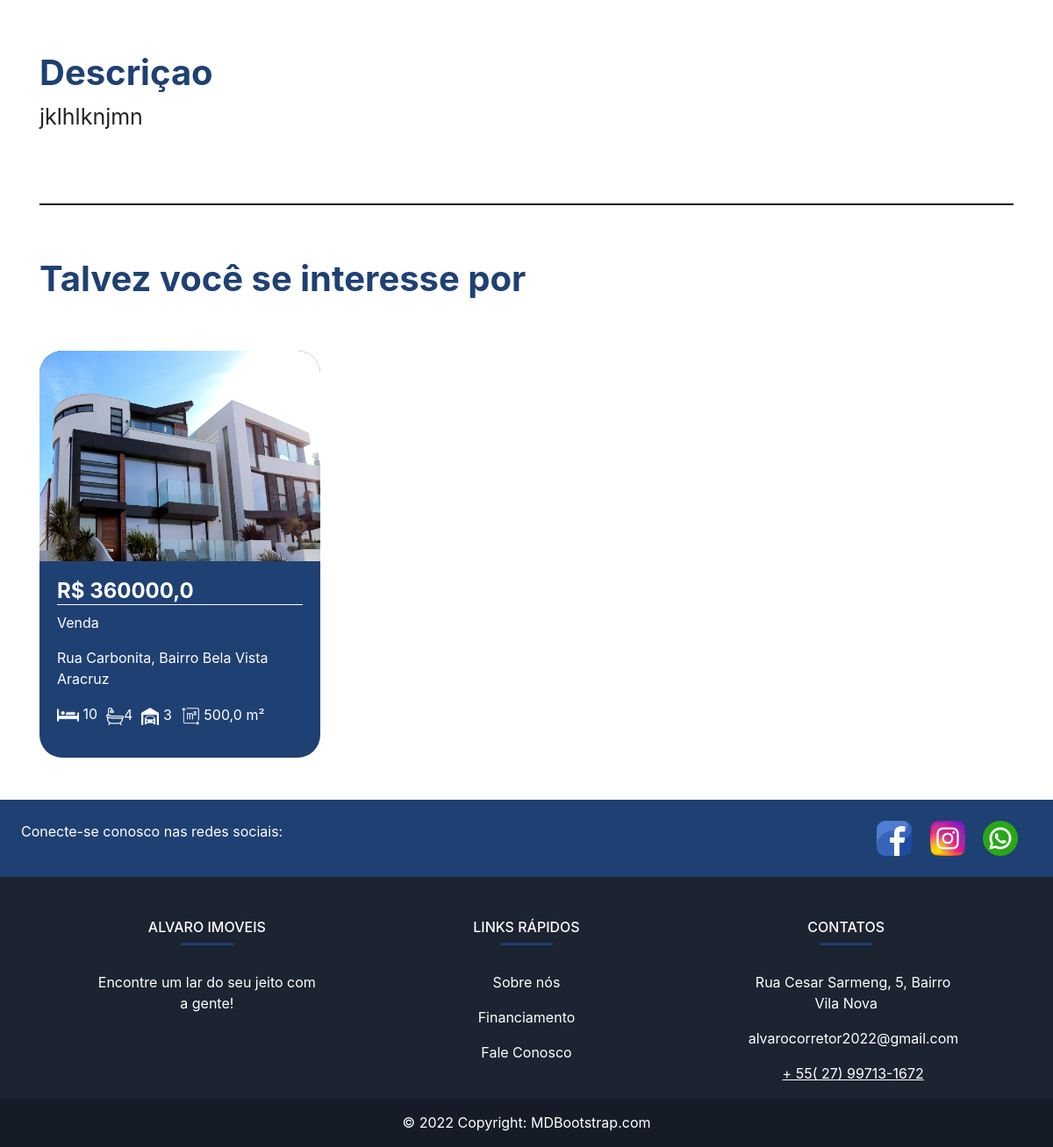
Page /imovel/6 (lower part) on the earlier database version.
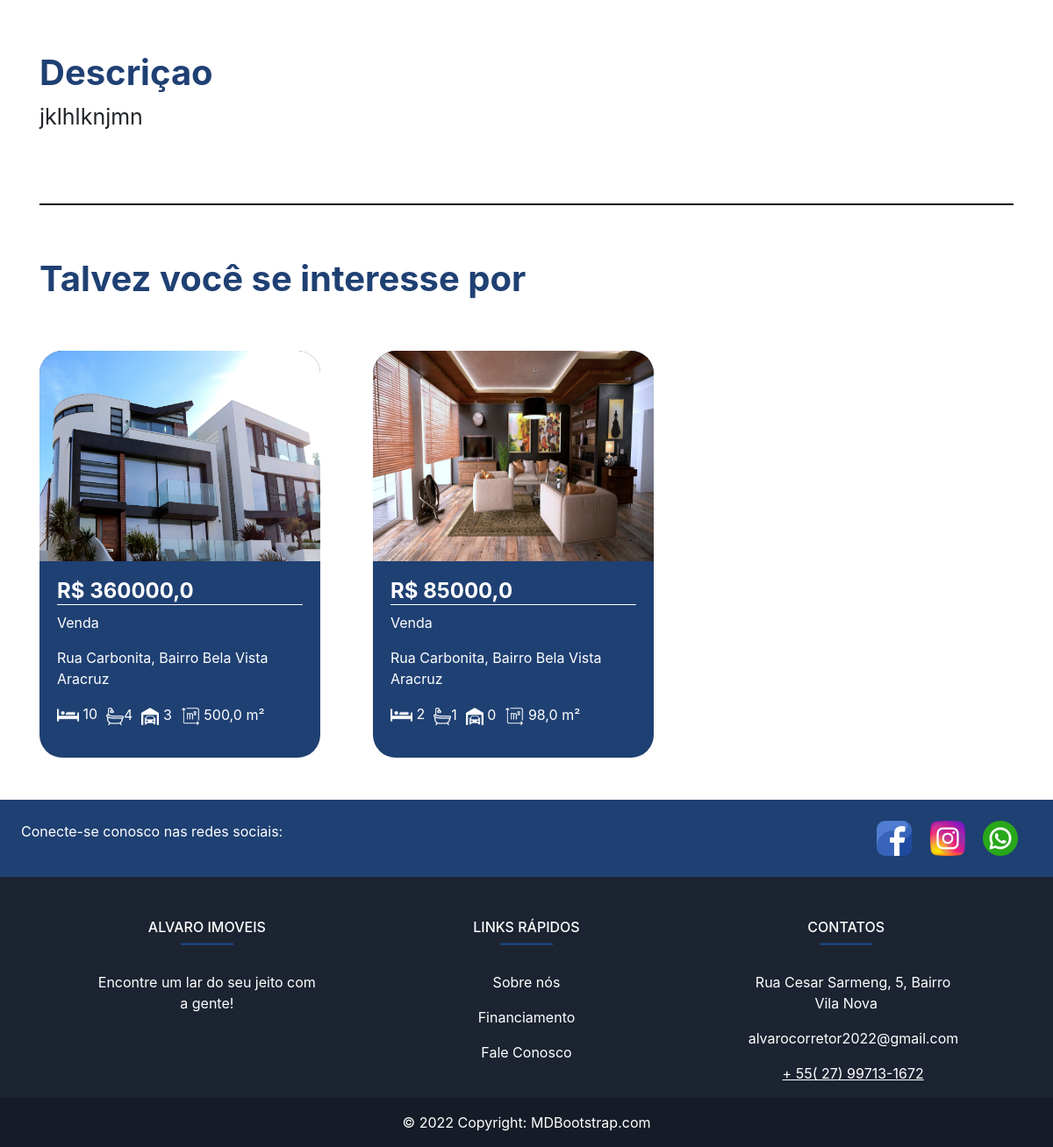
Same page on the later database version.
### plataforma/models.py (models this page shows, shortened)
class Imovei(models.Model):
    choices = (('V', 'Venda'),
               ('A', 'Aluguel'))
    choices_imovel = (('A', 'Apartamento'),
                      ('C', 'Casa'),('L','Lote'))
    imagens = models.ManyToManyField(Imagem)
    valor = models.FloatField()
    quartos = models.IntegerField()
    tamanho = models.FloatField()
    cidade = models.ForeignKey(Cidade, on_delete=models.CASCADE)
    rua = models.CharField(max_length=50)
    bairro = models.CharField(max_length=60)
    tipo = models.CharField(max_length=1, choices=choices)
    tipo_imovel = models.CharField(max_length=1, choices=choices_imovel)
    numero = models.IntegerField()
    descricao = models.TextField()
    garagens = models.IntegerField()
    banheiros = models.IntegerField()

class Imagem(models.Model):
    img = models.ImageField(upload_to='img')
    def __str__(self) -> str:
        return self.img.url

class Cidade(models.Model):
    nome = models.CharField(max_length=30)
    def __str__(self) -> str:
        return self.nome

### plataforma/views.py (the view)
# urls.py: path('imovel/<str:id>', views.imovel, name="imovel"),
def imovel(request, id):
    imovel = get_object_or_404(Imovei, id=id)
    sugestoes = Imovei.objects.filter(cidade=imovel.cidade).exclude(id=id)[:2]
    return render(request, 'imovel.html', {'imovel': imovel, 'sugestoes': sugestoes, 'id': id})

### plataforma/templates/imovel.html (shortened to what this page needs)
{% extends 'base.html' %}
{% load static %}
{% block 'head' %}
<link rel="stylesheet" href="{% static 'plataforma/css/home.css' %}">
{% endblock  %}
{% block 'body' %}
    <div style="text-align: center" class="container">
        <br>
        <br>
        <br>
        <br>
        <br>
        <div style="text-align: left">
            <h3 class="titulo_especificacao">Descriçao</h3>
            <p class="especificacao_endereco">{{imovel.descricao}}</p>
            <br>
            <br>
        </div>
        <hr style="border: 1px solid black">
        <br>
        <div class="div_possivel_interesse">
            <h3 class="titulo_especificacao">Talvez você se interesse por</h3>
            <div class="row">
                {% for sugestao in sugestoes %}
                    <a href="{% url 'imovel' sugestao.id %}" class="a_none">
                        <div class="col-md-4">
                            <div class="card_imovel">
                                <img class="img_capa_imovel" src="{{sugestao.imagens.all.0.img.url}}">
                                <div class="informacoes_imoveis">
                                <a class="a_none" href="{% url 'imovel' sugestao.id %}"><h4 class="valor">R$ {{sugestao.valor}}</h4></a>
                                {% if sugestao.tipo == 'V' %}
                                <p>Venda</p>
                                {% endif %}
                                {{imovel.rua}}, {{imovel.bairro}}
                                <p>{{imovel.cidade}}</p>
                                <ul class="lista-detalhes" style="list-style: none;">
                                  <li>
                                    <img src="{% static '/img/cama.png'%}" alt="dormitórios" width="25px"> {{sugestao.quartos}}
                                  </li>
                                  <li>
                                    <img src="{% static '/img/banheira.png' %}" alt="banheiros" width="20px">{{sugestao.banheiros}}
                                  </li>
                                  <li>
                                    <img src="{% static '/img/garagem-privada.png' %}" alt="garagens " width="20px"> {{sugestao.garagens}}
                                  </li>
                                  <li>
                                    <img src="{% static '/img/area.png' %}" alt="metros quadrados" width="22px"> {{sugestao.tamanho}} m²
                                  </li>
                                </ul>
                                </div>
                            </div>
                        </div>
                    </a>
                {% endfor %}
            </div>
        </div>
    </div>
{% endblock  %}

Differences in the rows shown:
added Imovei: imagens.all.0.img (picture), valor "85000,0", tipo "Venda", {{ imovel.rua }} "Rua Carbonita", {{ imovel.bairro }} "Bairro Bela Vista", {{ imovel.cidade }} "Aracruz", quartos "2", banheiros "1", garagens "0", tamanho "98,0"
